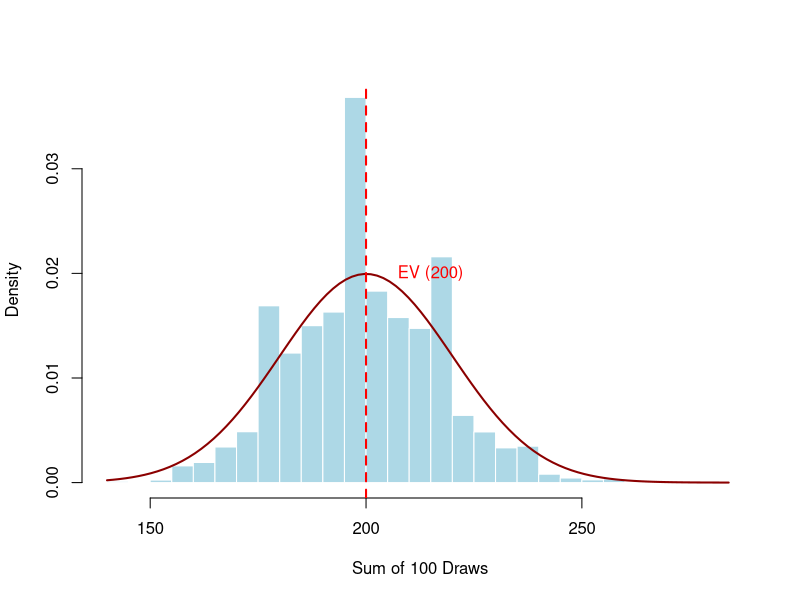
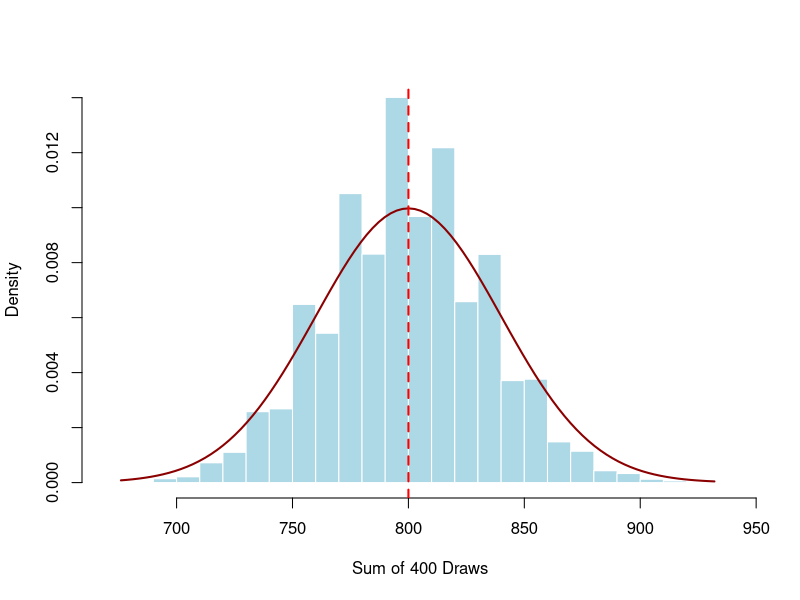

Source code (R) for these figures, in order:
## ---- chunk 1
#| echo: false
#| results: hide
#| include: false

draw_and_save_box_1115 <- function(filename = "figs/ch11/EV_1.png") {
  
  # Ensure output directory exists
  dir.create(dirname(filename), recursive = TRUE, showWarnings = FALSE)
  
  # Open PNG device
  png(filename, width = 1000, height = 200, res = 150)
  
  # Remove margins
  par(mar = c(0, 0, 0, 0))
  
  # Labels inside boxes
  labels <- c("1", "1", "1", "5")
  
  # Empty plot region
  plot(NA, NA,
       type = "n",
       xlim = c(0, 5),
       ylim = c(0.15, 1.15),
       axes = FALSE,
       xlab = "",
       ylab = "",
       xaxs = "i",
       yaxs = "i",
       asp = 1)
  
  # Draw tray
  segments(x0 = c(0.1, 0.1, 4.9),
           y0 = c(1.1, 0.2, 0.2),
           x1 = c(0.1, 4.9, 4.9),
           y1 = c(0.2, 0.2, 1.1),
           lwd = 3)
  
  # Draw four square tickets
  for (i in 1:4) {
    rect(i - 0.4, 0.25, i + 0.4, 1.05, lwd = 2)
    text(i, 0.65, labels = labels[i], cex = 2.5, family = "serif")
  }
  
  # Close device
  dev.off()
}

# Execution
# draw_and_save_box_1115("figs/ch11/EV_1.png")
## ---- chunk 2
#| echo: false
#| results: hide
#| include: false

draw_and_save_box_02346 <- function(filename = "figs/ch11/EV_2.png") {

  # Ensure directory exists
  # dir.create(dirname(filename), recursive = TRUE, showWarnings = FALSE)

  # Open PNG device
  png(filename, width = 1200, height = 220, res = 150)

  # Remove margins
  par(mar = c(0,0,0,0))

  # Ticket labels
  labels <- c("0", "2", "3", "4", "6")

  # Empty plotting canvas
  plot(0,0,
       type="n",
       xlim=c(0,6),
       ylim=c(0.15,1.15),
       axes=FALSE,
       xaxs="i",
       yaxs="i",
       asp=1)

  # Draw tray (U-shaped container)
  segments(
    x0=c(0.1,0.1,5.9),
    y0=c(1.1,0.2,0.2),
    x1=c(0.1,5.9,5.9),
    y1=c(0.2,0.2,1.1),
    lwd=3
  )

  # Draw tickets
  for(i in 1:5){

    rect(
      i - 0.35,
      0.32,
      i + 0.35,
      1.02,
      col = NA,
      border = "gray40",
      lwd = 1.5
    )

    text(
      i,
      0.67,
      labels = labels[i],
      family = "serif",
      cex = 2
    )
  }

  dev.off()
}

# Execute
# draw_and_save_box_02346()
## ---- chunk 3
#| label: fig-sampling-dist-sim100
#| echo: false
#| message: false
#| warning: false
#| include: false

# 1. Define the Box [1, 1, 1, 5]
box <- c(1, 1, 1, 5)
n_draws <- 100
n_simulations <- 10000

# 2. Run simulation
set.seed(1234)
sample_sums <- replicate(n_simulations, sum(sample(box, n_draws, replace = TRUE)))

# 3. Calculate Parameters
box_avg <- 2.0
box_sd  <- 2
ev      <- n_draws * box_avg
se      <- sqrt(n_draws) * box_sd

# 4. Save the figure
if(!dir.exists("figs/ch11")) dir.create("figs/ch11", recursive = TRUE)
png("figs/ch11/sampling_dist_100.png", width = 800, height = 500, res = 120)

hist(sample_sums, breaks = 30, probability = TRUE, 
     main = "", xlab = "Sum of 100 Draws", col = "lightblue", border = "white")

x_vals <- seq(min(sample_sums), max(sample_sums), length = 100)
lines(x_vals, dnorm(x_vals, mean = ev, sd = se), col = "darkred", lwd = 2)
abline(v = ev, col = "red", lty = 2, lwd = 2)
text(ev + 15, 0.02, "EV (200)", col = "red")

dev.off()
## ---- chunk 4
#| label: fig-sampling-dist-sim400
#| echo: false
#| message: false
#| warning: false
#| include: false

# 1. Define the Box [1, 1, 1, 5]
box <- c(1, 1, 1, 5)
n_draws <- 400
n_simulations <- 10000

# 2. Run simulation
set.seed(1234)
sample_sums <- replicate(n_simulations, sum(sample(box, n_draws, replace = TRUE)))

# 3. Calculate Parameters
box_avg <- 2.0
box_sd  <- 2
ev      <- n_draws * box_avg
se      <- sqrt(n_draws) * box_sd

# 4. Save the figure
# if(!dir.exists("figs/ch11")) dir.create("figs/ch11", recursive = TRUE)
png("figs/ch11/sampling_dist_400.png", width = 800, height = 500, res = 120)

hist(sample_sums, breaks = 30, probability = TRUE, 
     main = "", xlab = "Sum of 400 Draws", col = "lightblue", border = "white")

x_vals <- seq(min(sample_sums), max(sample_sums), length = 100)
lines(x_vals, dnorm(x_vals, mean = ev, sd = se), col = "darkred", lwd = 2)
abline(v = ev, col = "red", lty = 2, lwd = 2)
text(ev + 15, 0.02, "EV (800)", col = "red")

dev.off()
